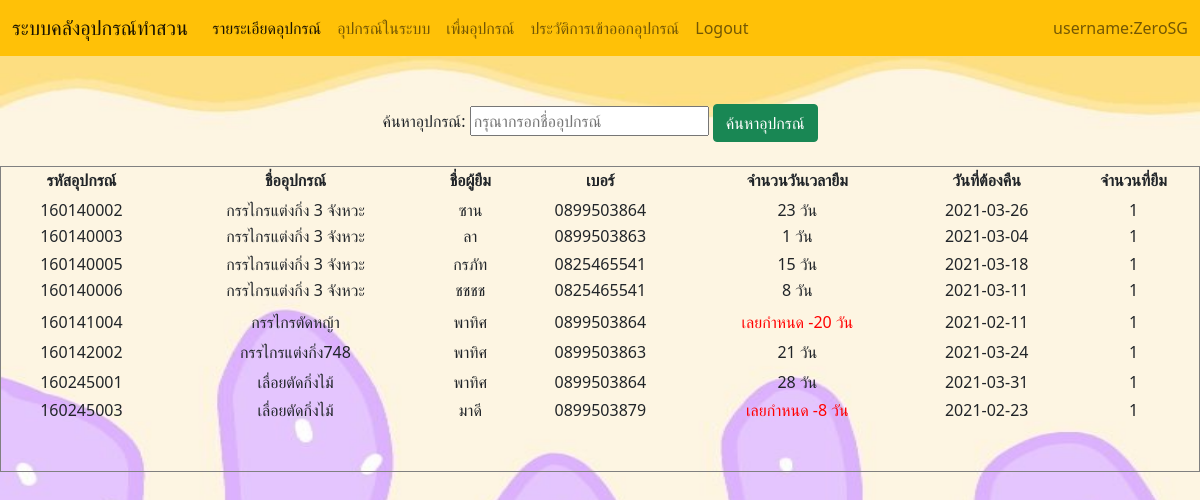
The app's page /history.php (signed in) with its own data.
### tables this page shows
CREATE TABLE `item_z` (
  `item_id` int(12) NOT NULL,
  `item_name` varchar(50) NOT NULL,
  `item_status` varchar(50) NOT NULL DEFAULT 'ในระบบ',
  `item_count` int(100) NOT NULL DEFAULT 0,
  `number` varchar(20) NOT NULL DEFAULT '0',
  `time_day` date NOT NULL
);

### history.php (the view, shortened to what this page needs)
<!DOCTYPE html>
<html lang="en">
<head>
    <link href="https://cdn.jsdelivr.net/npm/bootstrap@5.0.0-beta2/dist/css/bootstrap.min.css"
    rel="stylesheet"
>
    <link rel="stylesheet" href="st.css">
</head>
<body>
<?php
  require_once("db_item.php");
  $sql1 = "SELECT item_name, COUNT(item_name) AS item_count FROM `item_z` GROUP BY item_name";
 ?>
<nav class="navbar navbar-expand-lg navbar-light bg-warning">
  <div class="container-fluid">
    <a class="navbar-brand" href="index1.php">ระบบคลังอุปกรณ์ทำสวน</a>
    <div class="collapse navbar-collapse" id="navbarText">
    <ul class="navbar-nav me-auto mb-2 mb-lg-0">
        <li class="nav-item">
          <a class="nav-link active" aria-current="page" href="item.php">รายระเอียดอุปกรณ์</a>
        </li>
        <li class="nav-item">
          <a class="nav-link" href="search.php">อุปกรณ์ในระบบ</a>
        </li>
        <li class="nav-item">
          <a class="nav-link" href="add.php">เพื่มอุปกรณ์</a>
        </li>
        <li class="nav-item">
        <a class="nav-link" href="history.php">ประวัติการเข้าออกอุปกรณ์</a>
        </li>
        <li class="nav-item">
        <?php if (isset($_SESSION['username'])) : ?>
            <a class="nav-link" href="index1.php?logout='1'" >Logout</a>
        <?php endif ?>
        </li>
      </ul>
      <span class="navbar-text">
      username:<?php echo $_SESSION['username']; ?>
      </span>
    </div>
  </div>
</nav>
<br>
<div align="center">
<article>
          <br>
          <div class="m">
            <form action="history.php" method="get">
               <label for="search">ค้นหาอุปกรณ์:</label>
                <input type="text" id="search" name="search"placeholder="กรุณากรอกชื่ออุปกรณ์">
                <button type="submit" class="btn btn-success"name="serach_click">ค้นหาอุปกรณ์</button>
            </form>
            <?php
      $sql = "SELECT * FROM item_z";
              $result = $conn->query($sql);
              $result1 = $conn->query($sql1);
            ?>
            <table style="width:100%"border="1">
            <br>
              <tr align="center">
                <th>รหัสอุปกรณ์</th>
                <th>ชื่ออุปกรณ์</th>
                <th>ชื่อผู้ยืม</th>
                <th>เบอร์</th>
                <th>จำนวนวันเวลายืม</th>
                <th>วันที่ต้องคืน</th>
                <th>จำนวนที่ยืม</th>
              </tr> <?php
                          if ($result->num_rows > 0) {
                                 while($row1 = $result1->fetch_assoc()) {?>
                                   <?php while($row = $result->fetch_assoc()) {?>
                                    <tr align="center">
                                      <td><?php if($row['item_status']!="ในระบบ"){
                                                        echo $row['item_id'];
                                              }?></td>
                                      <td><?php if($row['item_status']!="ในระบบ"){
                                                        echo $row['item_name'];
                                              }?></td>
                                              <td><?php if($row['item_status']!="ในระบบ"){
                                                        echo $row['item_status'];
                                              }?></td>
                                               <td><?php if($row['item_status']!="ในระบบ"){
                                                        echo $row['number'];
                                              }?></td>
                                              <td><?php if($row['item_status']!="ในระบบ"){
                                                        $a = strtotime($row['time_day']);
                                                        $b = strtotime(date("Y-m-d"));
                                                        $days = floor(($a - $b) / 86400);
                                                        if($days < 0){
                                                          echo "<font color=\"red\">เลยกำหนด $days วัน</font>";
                                                        }
                                                        else{
                                                        echo $days," วัน";
                                                        }
                                              }?></td>
                                              <td><?php if($row['item_status']!="ในระบบ"){
                                                        echo $row['time_day'];
                                              }?></td>
                                                         <td><?php if($row['item_status']!="ในระบบ"){
                                                          echo $row['item_count']or $row1['item_count']  ;
                                                         }?> </td>
                                         </tr>
                      <?php
                                } }
                          }
                          else {
                                echo "ไม่มีข้อมูล";
                          }
                      ?>
                </table>
           </div>
        </article>
</div>
</body>
</html>

### st.css (style rules this page uses)
body { background-image: url(img/2.jpg); background-size: 100% 110%; background-attachment: fixed; }

### records on screen
item_z: item_id "160140002", item_name "กรรไกรแต่งกิ่ง 3 จังหวะ", item_status "ซาน", number "0899503864", time_day "2021-03-26", item_count "1"
item_z: item_id "160140003", item_name "กรรไกรแต่งกิ่ง 3 จังหวะ", item_status "ลา", number "0899503863", time_day "2021-03-04", item_count "1"
item_z: item_id "160140005", item_name "กรรไกรแต่งกิ่ง 3 จังหวะ", item_status "กรภัท", number "0825465541", time_day "2021-03-18", item_count "1"
item_z: item_id "160140006", item_name "กรรไกรแต่งกิ่ง 3 จังหวะ", item_status "ชชชช", number "0825465541", time_day "2021-03-11", item_count "1"
item_z: item_id "160141004", item_name "กรรไกรตัดหญ้า", item_status "พาทิศ", number "0899503864", time_day "2021-02-11", item_count "1"
item_z: item_id "160142002", item_name "กรรไกรแต่งกิ่ง748", item_status "พาทิศ", number "0899503863", time_day "2021-03-24", item_count "1"
item_z: item_id "160245001", item_name "เลื่อยตัดกิ่งไม้", item_status "พาทิศ", number "0899503864", time_day "2021-03-31", item_count "1"
item_z: item_id "160245003", item_name "เลื่อยตัดกิ่งไม้", item_status "มาดี", number "0899503879", time_day "2021-02-23", item_count "1"

### other values on screen
$_SESSION['username'] "ZeroSG"
